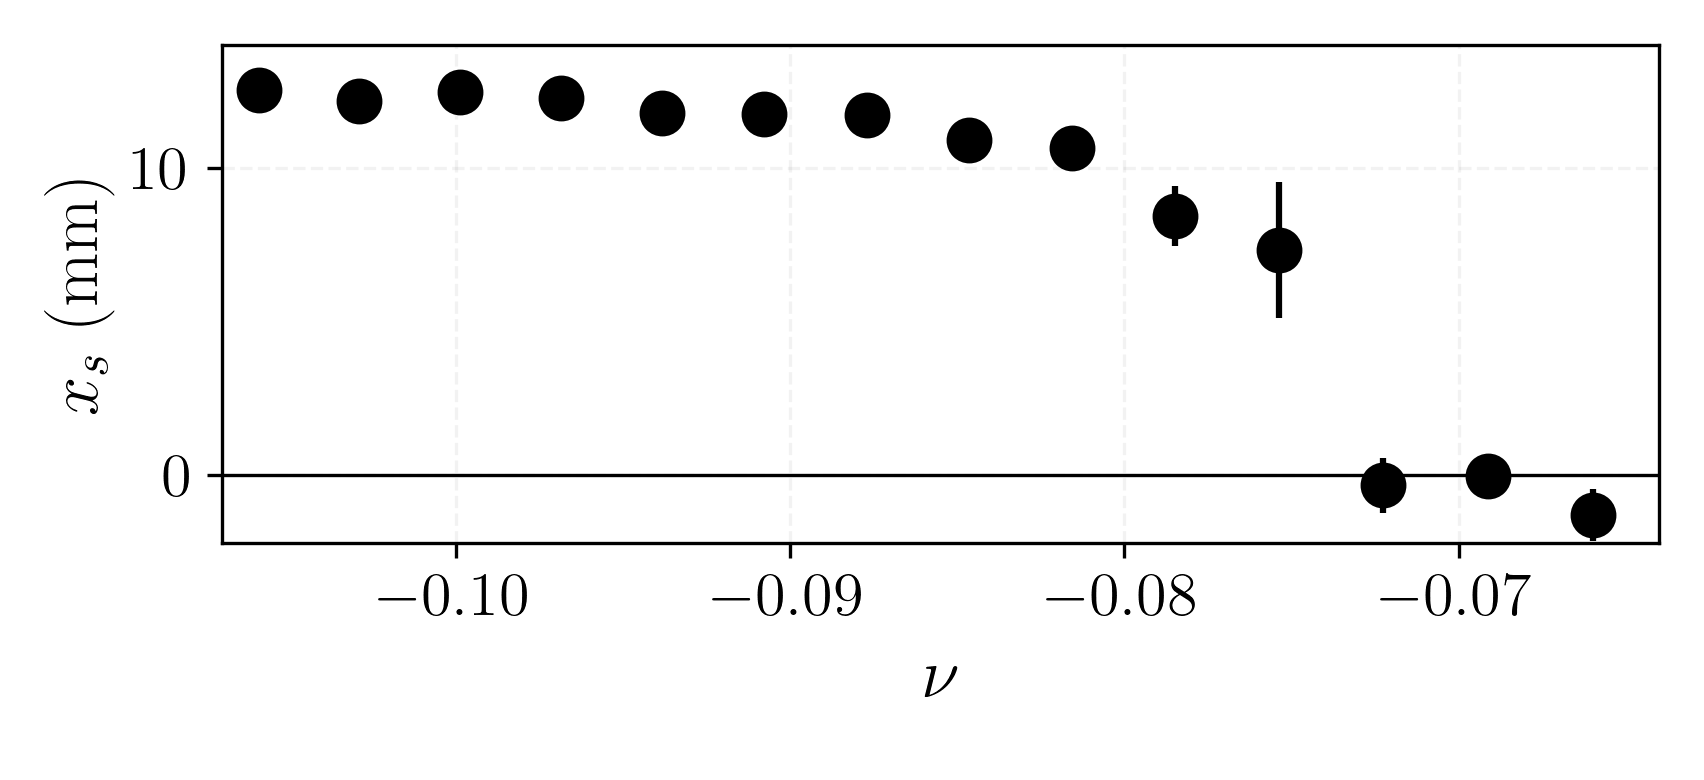

This chart was generated by the following Python code:
from functions import *
from back_process import *
from time_integrators import *

def H(x, A, c):
    return A * ((np.abs((x - c))) ** 0.5)

def F(x, A, c):
    return A * np.real(((c - x + 0j) ** 0.25))

if __name__ == '__main__':
    working_directory = "D:/mnustes_science/experimental_data/soliton_control/espacio_parametros/gamma_cte1"

    centers = np.loadtxt(working_directory + '/c_promedios_1.txt', delimiter=',')
    centers_std = np.loadtxt(working_directory + '/std_1.txt', delimiter=',')
    nus = np.loadtxt(working_directory + '/nus_1.txt', delimiter=',')

    fig, ax = plt.subplots(1, 1, figsize=(5.68, 2.6), dpi=300)
    ax.errorbar(nus[:-1], -centers[:-1], centers_std[:-1], marker='o', ls='', ecolor="k", mec='black', color="k", ms=10, zorder=10)
    ax.hlines(0, -0.11, -0.06, colors="k", lw=0.8)
    ax.set_xlim([-0.107, -0.064])
    ax.set_xlabel(r'$\nu$', size=17)
    ax.set_ylim([-2.2, 14.0])
    ax.set_ylabel(r'$x_s\ \textrm{(mm)}$', size=17)
    ax.tick_params(labelsize=15)

    ax.grid(linestyle='--', alpha=0.05, color='k')

    plt.tight_layout(rect=[0, 0.03, 1, 1])
    plt.savefig("Fig01c.png", dpi=300)
    plt.close()

